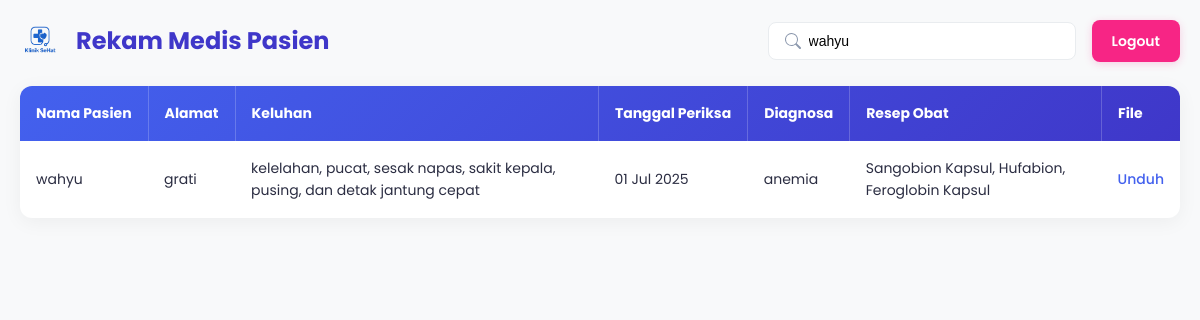
The page /pages/rekam_medis.php?kata_cari=wahyu on the database its author committed.
### tables this page shows
CREATE TABLE `rekam_medis` (
  `id` int(11) NOT NULL,
  `nama` varchar(100) NOT NULL,
  `alamat` varchar(255) NOT NULL,
  `keluhan` text DEFAULT NULL,
  `tanggal_periksa` date NOT NULL,
  `diagnosa` text DEFAULT NULL,
  `resep_obat` varchar(200) DEFAULT NULL,
  `file_upload` varchar(255) DEFAULT NULL
);

### pages/rekam_medis.php (the view, shortened to what this page needs)
<!DOCTYPE html>
<html lang="id">
<head>
</head>
<body>
<main class="container">
    <header class="page-header">
        <div class="header-title-group">
            <img src="assets/logo.png" alt="Logo Klinik Sehat" class="logo-img"
                 onerror="this.style.display='none'">
            <h1 class="page-title">Rekam Medis Pasien</h1>
        </div>
        <div class="header-actions">
            <form method="get" class="search-form">
                <input type="text" name="kata_cari" class="search-input"
                       placeholder="Cari pasien..."
                       value="<?= isset($_GET['kata_cari']) ? htmlspecialchars($_GET['kata_cari']) : '' ?>">
            </form>
            <a href="index.php?page=logout" class="btn logout-btn">Logout</a>
        </div>
    </header>
    <?php
    include('config/koneksi.php');
    if (isset($_GET['kata_cari']) && !empty($_GET['kata_cari'])) {
        $kata_cari = $_GET['kata_cari'];
        $query_param = "%" . $kata_cari . "%";
        $stmt = mysqli_prepare($koneksi, "SELECT * FROM rekam_medis WHERE nama LIKE ? OR alamat LIKE ? OR keluhan LIKE ? OR diagnosa LIKE ? ORDER BY id DESC");
        mysqli_stmt_bind_param($stmt, "ssss", $query_param, $query_param, $query_param, $query_param);
        mysqli_stmt_execute($stmt);
        $result = mysqli_stmt_get_result($stmt);
    } else {
        $query = "SELECT * FROM rekam_medis ORDER BY id DESC";
        $result = mysqli_query($koneksi, $query);
    }
    ?>
    <div class="table-container">
        <table>
            <thead>
                <tr>
                    <th>Nama Pasien</th>
                    <th>Alamat</th>
                    <th>Keluhan</th>
                    <th>Tanggal Periksa</th>
                    <th>Diagnosa</th>
                    <th>Resep Obat</th>
                    <th>File</th>
                </tr>
            </thead>
            <tbody>
                <?php
                if ($result && mysqli_num_rows($result) > 0) {
                    while($row = mysqli_fetch_assoc($result)) {
                ?>
                        <tr>
                            <td><?= htmlspecialchars($row['nama']); ?></td>
                            <td><?= htmlspecialchars($row['alamat']); ?></td>
                            <td><?= htmlspecialchars($row['keluhan']); ?></td>
                            <td><?= date('d M Y', strtotime($row['tanggal_periksa'])); ?></td>
                            <td><?= htmlspecialchars($row['diagnosa']); ?></td>
                            <td><?= htmlspecialchars($row['resep_obat']); ?></td>
                            <td>
                                <?php if (!empty($row['file_upload'])): ?>
                                    <a href="uploads/<?= htmlspecialchars($row['file_upload']); ?>" class="download-link" target="_blank">Unduh</a>
                                <?php else: ?>
                                    <span style="color: var(--text-light);">-</span>
                                <?php endif; ?>
                            </td>
                        </tr>
                <?php
                    }
                }
                ?>
            </tbody>
        </table>
    </div>
</main>
</body>
</html>

### pages/rekam_medis.php (style rules this page uses)
:root { --primary: #4361ee; --primary-light: #4895ef; --primary-dark: #3f37c9; --danger: #f72585; --danger-dark: #c9184a; --text: #2b2d42; --text-light: #6c757d; --bg: #f8f9fa; --card-bg: #ffffff; --border: #e9ecef; --border-light: #f1f3f5; }
body { font-family: 'Poppins', 'Segoe UI', Roboto, sans-serif; background-color: var(--bg); color: var(--text); line-height: 1.6; margin: 0; }
.container { padding: 20px; max-width: 1200px; margin: 0 auto; }
.page-header { display: flex; justify-content: space-between; align-items: center; flex-wrap: wrap; gap: 20px; margin-bottom: 24px; }
.header-title-group { display: flex; align-items: center; gap: 16px; }
.logo-img { height: 40px; width: auto; }
.page-title { font-size: 24px; font-weight: 700; color: var(--primary-dark); margin: 0; }
.header-actions { display: flex; align-items: center; flex-wrap: wrap; gap: 16px; }
.search-form { position: relative; }
.search-input { width: 250px; padding: 10px 16px 10px 40px; border: 1px solid var(--border); border-radius: 8px; font-size: 14px; transition: all 0.3s ease; background-color: white; background-repeat: no-repeat; background-position: 16px center; background-size: 16px; }
.btn { color: white; padding: 10px 20px; border-radius: 8px; text-decoration: none; font-weight: 600; font-size: 14px; display: inline-flex; align-items: center; gap: 8px; transition: all 0.3s ease; border: none; cursor: pointer; }
.logout-btn { background: var(--danger); box-shadow: 0 2px 8px rgba(247, 37, 133, 0.2); }
.table-container { background: var(--card-bg); border-radius: 12px; box-shadow: 0 4px 20px rgba(0, 0, 0, 0.05); overflow: hidden; overflow-x: auto; }
table { width: 100%; border-collapse: collapse; min-width: 900px; }
thead { background: linear-gradient(135deg, var(--primary), var(--primary-dark)); color: white; }
th, td { padding: 16px; text-align: left; vertical-align: middle; font-size: 14px; white-space: nowrap; }
th:not(:last-child) { border-right: 1px solid rgba(255, 255, 255, 0.2); }
tbody tr { border-bottom: 1px solid var(--border-light); transition: background-color 0.2s ease; }
tbody tr:last-child { border-bottom: none; }
td { white-space: normal; }
.download-link { color: var(--primary); text-decoration: none; font-weight: 500; transition: color 0.2s; }

### rows shown on the page
rekam_medis: nama "wahyu", alamat "grati", keluhan "kelelahan, pucat, sesak napas, sakit kepala, pusing, dan detak jantung cepat", tanggal_periksa "01 Jul 2025", diagnosa "anemia", resep_obat "Sangobion Kapsul, Hufabion, Feroglobin Kapsul"
